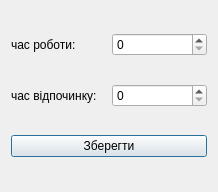
<?xml version="1.0" encoding="UTF-8"?>
<ui version="4.0">
 <class>PomodoroSettingsDialog</class>
 <widget class="QDialog" name="PomodoroSettingsDialog">
  <property name="geometry">
   <rect>
    <x>0</x>
    <y>0</y>
    <width>218</width>
    <height>192</height>
   </rect>
  </property>
  <property name="windowTitle">
   <string>Налаштування помодоро</string>
  </property>
  <layout class="QVBoxLayout" name="verticalLayout">
   <item>
    <layout class="QHBoxLayout" name="horizontalLayout">
     <item>
      <widget class="QLabel" name="workTimeLb">
       <property name="text">
        <string>час роботи:</string>
       </property>
      </widget>
     </item>
     <item>
      <widget class="QSpinBox" name="WorkTimeSb"/>
     </item>
    </layout>
   </item>
   <item>
    <layout class="QHBoxLayout" name="horizontalLayout_2">
     <item>
      <widget class="QLabel" name="restTimeLb">
       <property name="text">
        <string>час відпочинку:</string>
       </property>
       <property name="wordWrap">
        <bool>true</bool>
       </property>
      </widget>
     </item>
     <item>
      <widget class="QSpinBox" name="restTimeSb"/>
     </item>
    </layout>
   </item>
   <item>
    <widget class="QPushButton" name="saveSettingsBtn">
     <property name="text">
      <string>Зберегти</string>
     </property>
    </widget>
   </item>
  </layout>
 </widget>
 <resources/>
 <connections/>
</ui>
